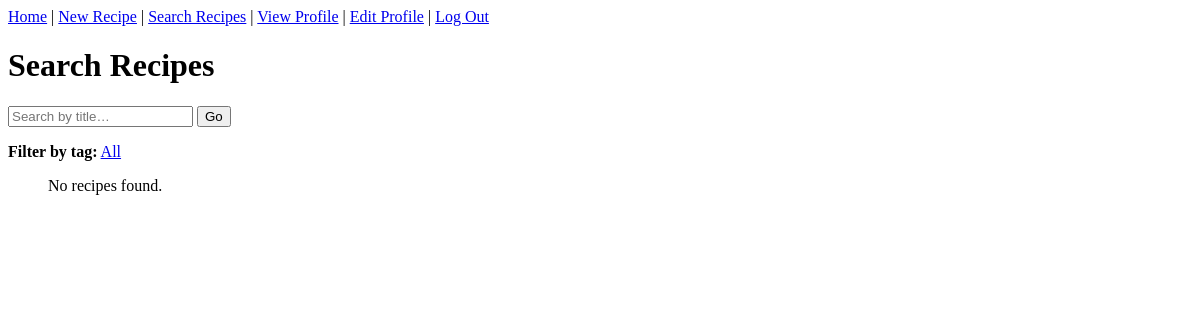
Page /search?tag=savory (signed in) on the earlier database version.
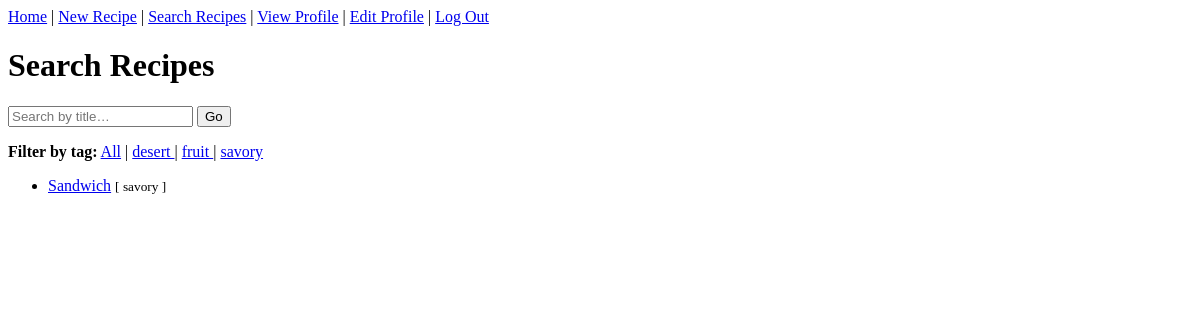
Same page on the later database version.
### app.py (models this page shows)
class Tag(db.Model):
    id   = db.Column(db.Integer, primary_key=True)
    name = db.Column(db.String(50), unique=True, nullable=False)

class Recipe(db.Model):
    id = db.Column(db.Integer, primary_key=True)
    title = db.Column(db.String(100), nullable=False)
    ingredients = db.Column(db.Text, nullable=False)
    instructions = db.Column(db.Text, nullable=False)
    user_id = db.Column(db.Integer, db.ForeignKey('user.id'), nullable=False)
    tags = db.relationship('Tag', secondary=recipe_tags, backref=db.backref('recipes', lazy='dynamic'), lazy='dynamic')

### app.py (the view)
@app.route('/search', methods=['GET'])
@login_required
def search_recipes():
    q       = request.args.get('q', '').strip()
    tag_name = request.args.get('tag', '').strip().lower()
    base = Recipe.query
    if q:
        base = base.filter(Recipe.title.ilike(f'%{q}%'))
    if tag_name:
        tag = Tag.query.filter_by(name=tag_name).first()
        if tag:
            base = base.join(Recipe.tags).filter(Tag.id == tag.id)
        else:
            base = base.filter(False)  # no such tag → empty
    results  = base.all()
    all_tags = Tag.query.order_by(Tag.name).all()
    return render_template('search.html', results=results, q=q, all_tags=all_tags, current_tag=tag_name)

### app.py (called while the page is built)
@login_manager.user_loader
def load_user(user_id):
    return User.query.get(int(user_id))

### templates/search.html
{% extends 'base.html' %}
{% block content %}
  <h1>Search Recipes</h1>
  <form method="GET" action="{{ url_for('search_recipes') }}">
    <input type="text" name="q" value="{{ q }}" placeholder="Search by title…">
    <button type="submit">Go</button>
  </form>
  <nav style="margin: 1em 0;">
    <strong>Filter by tag:</strong>
    <a href="{{ url_for('search_recipes') }}"
       {% if not current_tag %}class="active"{% endif %}>All</a>
    {% for tag in all_tags %}
      |
      <a href="{{ url_for('search_recipes', tag=tag.name) }}"
         {% if tag.name == current_tag %}class="active"{% endif %}>
        {{ tag.name }}
      </a>
    {% endfor %}
  </nav>
  <ul>
    {% for recipe in results %}
      <li>
        <a href="{{ url_for('view_recipe', id=recipe.id) }}">{{ recipe.title }}</a>
        {% if recipe.tags %}
          <small>
            [{% for t in recipe.tags %}
               {{ t.name }}{% if not loop.last %}, {% endif %}
             {% endfor %}]
          </small>
        {% endif %}
      </li>
    {% else %}
      <p>No recipes found.</p>
    {% endfor %}
  </ul>
{% endblock %}

Differences in the rows shown:
added Tag: name "desert", shown under "Search Recipes"
added Tag: name "fruit", shown under "Search Recipes"
added Tag: name "savory"
added Recipe: title "Sandwich"
Other differences:
text no longer shown: "No recipes found."
